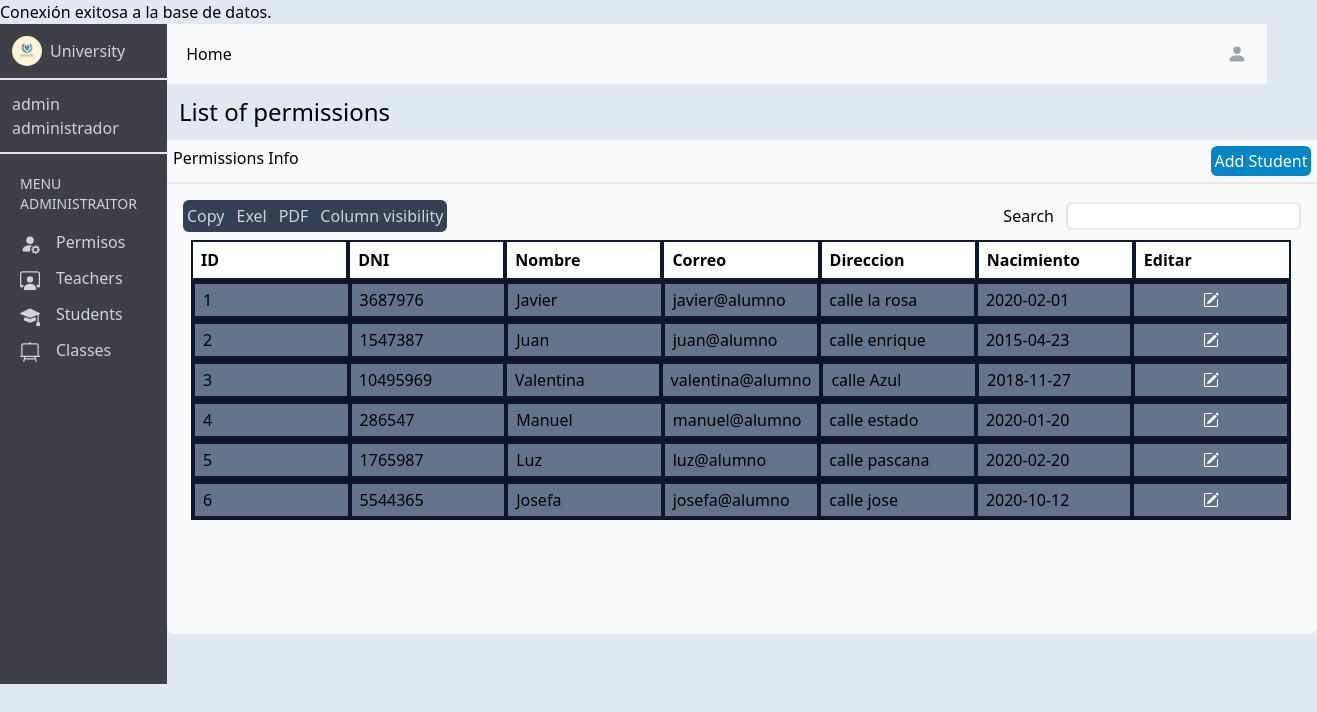
Page /adminalum.php (signed in) on the committed database.
### tables this page shows
CREATE TABLE IF NOT EXISTS `administrador` (
  `id` int NOT NULL AUTO_INCREMENT,
  `dni` int NOT NULL,
  `nombre` varchar(100) NOT NULL,
  `usuario` varchar(250) NOT NULL,
  `contrasena` varchar(250) NOT NULL,
  `permiso` varchar(100) NOT NULL,
  `estado` varchar(100) NOT NULL,
  `direccion` varchar(250) NOT NULL,
  `nacimiento` date NOT NULL,
  `clase` varchar(100) NOT NULL,
  PRIMARY KEY (`id`),
  UNIQUE KEY `dni` (`dni`),
  UNIQUE KEY `usuario` (`usuario`(100)),
  KEY `dni_2` (`dni`)
);

### adminalum.php (the view, shortened to what this page needs)
<?php
require "connection.php";
$consulta = "SELECT * FROM administrador";
$resultado = mysqli_query($connection, $consulta);
?>
<!DOCTYPE html>
<html lang="en">
<head>
    <link href="/dist/output.css" rel="stylesheet">
</head>
<body class="bg-slate-200">
    <main class="h-screen flex">
        <div class="w-custom-300 h-custom-660 bg-zinc-700">
            <div class="flex items-center p-3 gap-2 border-b-2">
                <img class="w-custom-30 h-custom-30 rounded-full" src="./assets/logo.jpg">
                <p class="text-gray-300">University</p>
            </div>
            <div class="p-3 border-b-2">
                <p class="text-gray-300">admin</p>
                <p class="text-gray-300">administrador</p>
            </div>
            <div class="p-5 flex flex-col">
                <p class="flex justify-center text-gray-300 pb-4 text-sm">MENU ADMINISTRAITOR</p>
                <div class="flex flex-col items-start gap-3">
                    <button class="text-gray-300 hover:translate-y-[-4px]" onclick="permisos()">
                        Permisos</button>
                    <button class="text-gray-300 hover:translate-y-[-4px]" onclick="maestros()">
                        Teachers</button>
                    <button class="text-gray-300 hover:translate-y-[-4px]" onclick="alumnos()">
                        Students</button>
                    <button class="text-gray-300 hover:translate-y-[-4px]" onclick="clases()">
                        Classes</button>
                </div>
            </div>
        </div>
        <div class="flex flex-col">
        <div class="w-custom-1100 flex justify-between h-15 p-3 bg-slate-50">
                <button class="w-custom-60 text-center hover:bg-gray-300 rounded-md" onclick="dashboardadmi()">Home</button>
                <button class="px-2 py-2 flex justify-center hover:bg-gray-300 rounded-md" onclick="menuadmin()"><svg xmlns="http://www.w3.org/2000/svg" width="16" height="16" fill="currentColor" class="bi bi-person-fill text-gray-400 w-custom-20 h-custom-20 inline-block mr-0" viewBox="0 0 16 16">
                        <path d="M3 14s-1 0-1-1 1-4 6-4 6 3 6 4-1 1-1 1H3Zm5-6a3 3 0 1 0 0-6 3 3 0 0 0 0 6Z" />
                    </svg></button>
            </div>
            <div>
                <p class="p-3 text-bold text-2xl">List of permissions</p>
                <div class="w-custom-1150 h-10 p-1.5 bg-slate-50 border-b-2 flex justify-between">
                    <p>Permissions Info</p>
                    <button class="w-custom-100 h-custom-30 bg-sky-600 text-white rounded-md">Add Student</button>
                </div>
                <div class="w-full h-custom-450 p-4 bg-slate-50 rounded-b-lg">
                    <div class="flex justify-between">
                        <div class="w-64 p-1 flex bg-slate-700 gap-3 rounded-md">
                            <button class="text-gray-300">Copy</button>
                            <button class="text-gray-300">Exel</button>
                            <button class="text-gray-300">PDF</button>
                            <button class="text-gray-300">Column visibility</button>
                        </div>
                        <div class="flex justify-center items-center gap-3">
                            <p>Search</p>
                            <input class="w-20 h-8 border-2 rounded-md">
                        </div>
                    </div>
                    <div class="w-custom-1100 flex flex-col p-2">
                        <div class="w-custom-1100 h-custom-40 flex bg-white">
                            <div class="w-custom-300 border-2 border-slate-900 flex items-center p-2 font-bold">ID</div>
                            <div class="w-custom-300 border-2 border-slate-900 flex items-center p-2 font-bold">DNI</div>
                            <div class="w-custom-300 border-2 border-slate-900 flex items-center p-2 font-bold">Nombre</div>
                            <div class="w-custom-300 border-2 border-slate-900 flex items-center p-2 font-bold">Correo</div>
                            <div class="w-custom-300 border-2 border-slate-900 flex items-center p-2 font-bold">Direccion</div>
                            <div class="w-custom-300 border-2 border-slate-900 flex items-center p-2 font-bold">Nacimiento</div>
                            <div class="w-custom-300 border-2 border-slate-900 flex items-center p-2 font-bold">Editar</div>
                        </div>
                        <?php
                        $contador = 1;
                        while ($fila = mysqli_fetch_assoc($resultado)) {
                            if ($fila['permiso'] == 'Alumno' || $fila['permiso'] == 'alumno') {
                            echo "<div class='w-custom-1100 h-custom-40 flex bg-slate-500 border-2 border-slate-900'>";
                            echo "<div class='w-custom-220 border-2 border-slate-900 flex items-center p-2'>" . $contador . "</div>";
                            echo "<div class='w-custom-220 border-2 border-slate-900 flex items-center p-2'>" . $fila['dni'] . "</div>";
                            echo "<div class='w-custom-220 border-2 border-slate-900 flex items-center p-2'>" . $fila['nombre'] . "</div>";
                            echo "<div class='w-custom-220 border-2 border-slate-900 flex items-center p-2'>" . $fila['usuario'] . "</div>";
                            echo "<div class='w-custom-220 border-2 border-slate-900 flex items-center p-2'>" . $fila['direccion'] . "</div>";
                            echo "<div class='w-custom-220 border-2 border-slate-900 flex items-center p-2'>" . $fila['nacimiento'] . "</div>";
                            echo "<button class='w-custom-220 border-2 border-slate-900 flex justify-center items-center p-2'onclick='editalum(" . $fila['dni'] . ", \"" . $fila['usuario'] . "\", \"" . $fila['nombre'] . "\")'>" . "<svg xmlns='http://www.w3.org/2000/svg width='16' height='16' fill='currentColor' class='bi bi-pencil-square text-white' viewBox='0 0 16 16'>" .
                                "<path d='M15.502 1.94a.5.5 0 0 1 0 .706L14.459 3.69l-2-2L13.502.646a.5.5 0 0 1 .707 0l1.293 1.293zm-1.75 2.456-2-2L4.939 9.21a.5.5 0 0 0-.121.196l-.805 2.414a.25.25 0 0 0 .316.316l2.414-.805a.5.5 0 0 0 .196-.12l6.813-6.814z'/>" . "
                                    <path fill-rule='evenodd' d='M1 13.5A1.5 1.5 0 0 0 2.5 15h11a1.5 1.5 0 0 0 1.5-1.5v-6a.5.5 0 0 0-1 0v6a.5.5 0 0 1-.5.5h-11a.5.5 0 0 1-.5-.5v-11a.5.5 0 0 1 .5-.5H9a.5.5 0 0 0 0-1H2.5A1.5 1.5 0 0 0 1 2.5v11z'/>" .
                                "</svg>" . "</button>";
                            echo "</div>";
                            $contador++;
                            }
                        }
                        ?>
                    </div>
                </div>
            </div>
        </div>
    </main>
</body>
</html>

### rows in the picture
administrador: dni "3687976", nombre "Javier", usuario "javier@alumno", direccion "calle la rosa", nacimiento "2020-02-01"
administrador: dni "1547387", nombre "Juan", usuario "juan@alumno", direccion "calle enrique", nacimiento "2015-04-23"
administrador: dni "10495969", nombre "Valentina", usuario "valentina@alumno", direccion "calle Azul", nacimiento "2018-11-27"
administrador: dni "286547", nombre "Manuel", usuario "manuel@alumno", direccion "calle estado", nacimiento "2020-01-20"
administrador: dni "1765987", nombre "Luz", usuario "luz@alumno", direccion "calle pascana", nacimiento "2020-02-20"
administrador: dni "5544365", nombre "Josefa", usuario "josefa@alumno", direccion "calle jose", nacimiento "2020-10-12"
